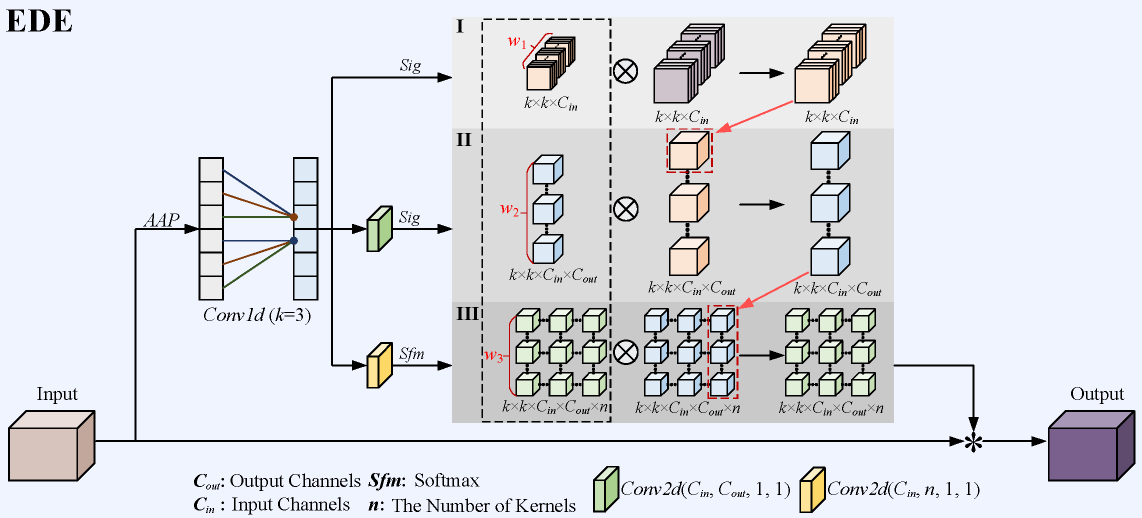
#> input picture EDE.png, 2284 x 1035 px (shown at 1/2 size); its folder holds only this picture in this run
$ python -i data_pre.py   (imports and definitions only)
#> lines starting #> are read from the running program, lines starting #| are printed output that depends on the picture
#> further down, picture is the input picture: PIL image 2284x1035 RGB; mean R, G, B 220.6, 222.5, 229.2
import os
import numpy as np
import shutil
import os
from PIL import Image
import random
from PIL import ImageEnhance

#several data augumentation strategies
# [27 lines left out: functions cv_random_left_right_flip, cv_random_top_bottom_flip, randomCrop, randomRotation, not called in this run]

def colorEnhance(image):
    bright_intensity=random.randint(5,15)/10.0
    image=ImageEnhance.Brightness(image).enhance(bright_intensity)
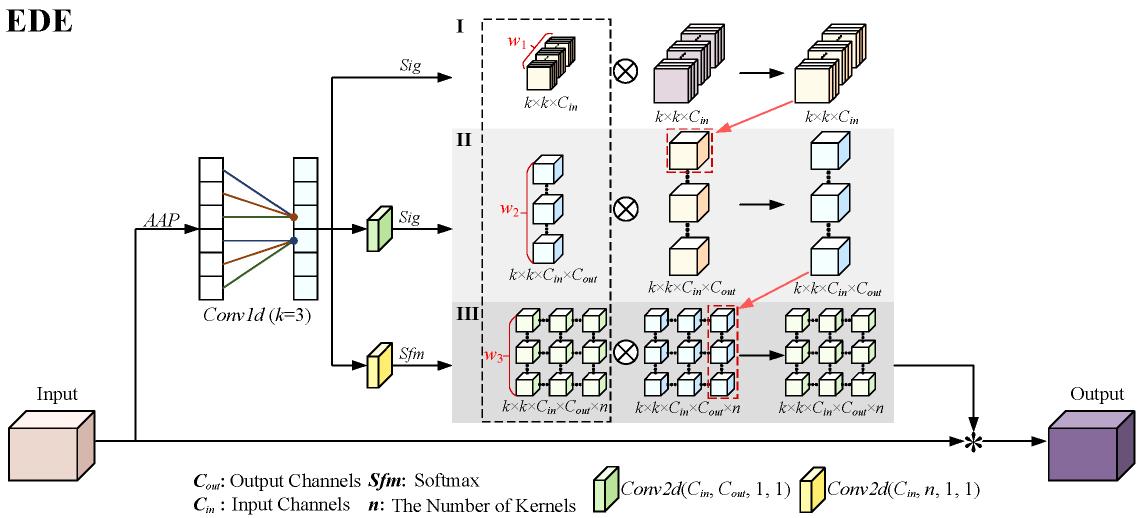
#> image: PIL image 2284x1035 RGB (shown at 1/2 size); mean R, G, B 236, 235.4, 235
    contrast_intensity=random.randint(5,15)/10.0
    image=ImageEnhance.Contrast(image).enhance(contrast_intensity)
    color_intensity=random.randint(0,20)/10.0
    image=ImageEnhance.Color(image).enhance(color_intensity)
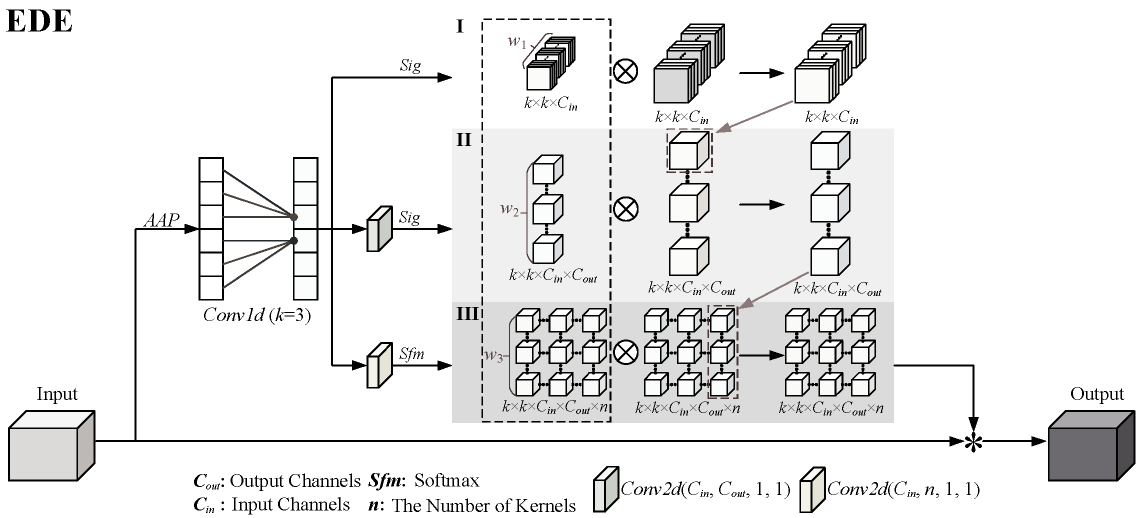
#> image: PIL image 2284x1035 RGB (shown at 1/2 size); mean R, G, B 235.3, 235.2, 235.2
    sharp_intensity=random.randint(0,30)/10.0
    image=ImageEnhance.Sharpness(image).enhance(sharp_intensity)
    return image

# [149 lines left out: functions randomGaussian, randomPeper, filter_files, rgb_loader, binary_loader, data_aug, not called in this run]

# [6 lines not run here, left out]

>>> from PIL import Image
>>> picture = Image.open('EDE.png')
>>> result = colorEnhance(picture)

$ run again, on LGA.png
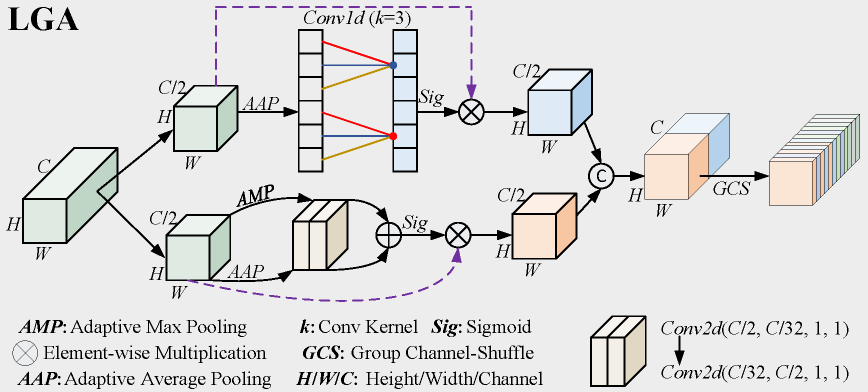
#> input picture LGA.png, 1736 x 784 px (shown at 1/2 size)
#> picture is the input picture: PIL image 1736x784 RGB; mean R, G, B 221.8, 221.5, 221
#> in colorEnhance, `image=ImageEnhance.Brightness(image).enhance(bright_intensity)`:
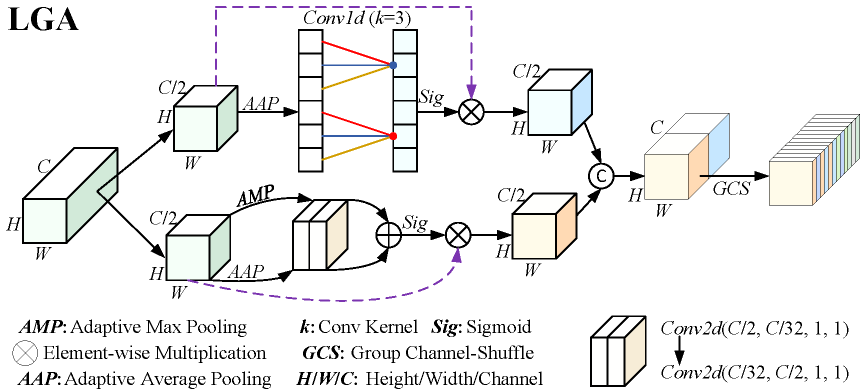
#> image: PIL image 1736x784 RGB (shown at 1/2 size); mean R, G, B 238.4, 238.4, 237.9

$ run again, on framework_overview.png
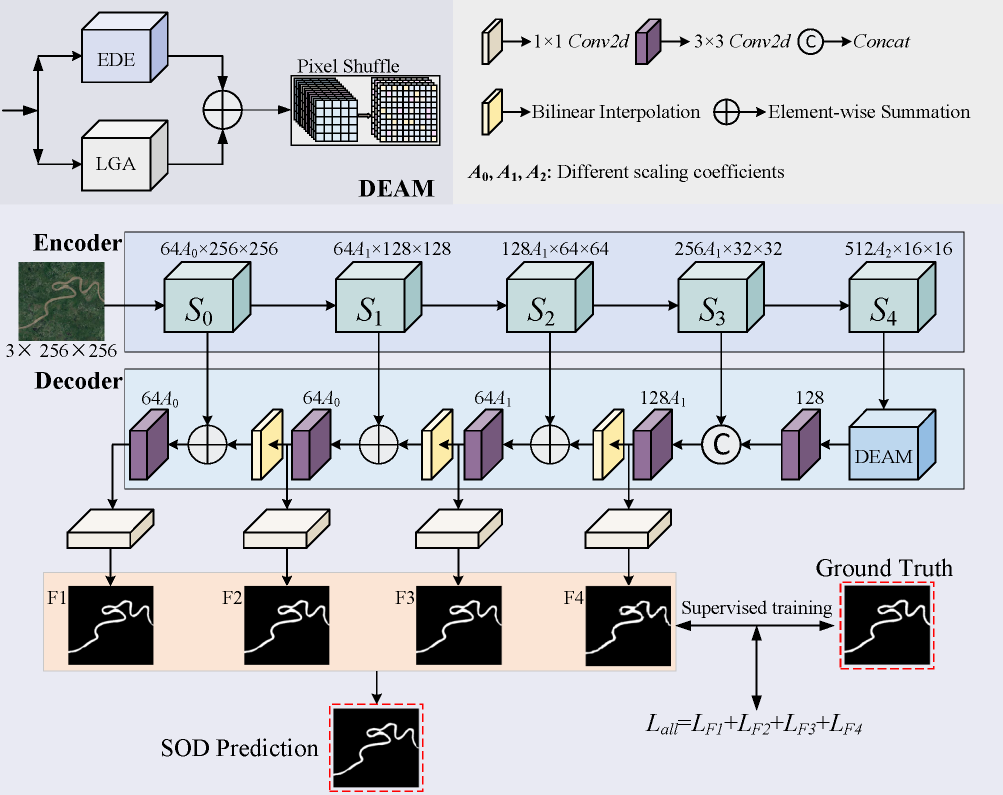
#> input picture framework_overview.png, 2005 x 1590 px (shown at 1/2 size)
#> picture is the input picture: PIL image 2005x1590 RGB; mean R, G, B 203.7, 205.4, 211.3
#> in colorEnhance, `image=ImageEnhance.Brightness(image).enhance(bright_intensity)`:
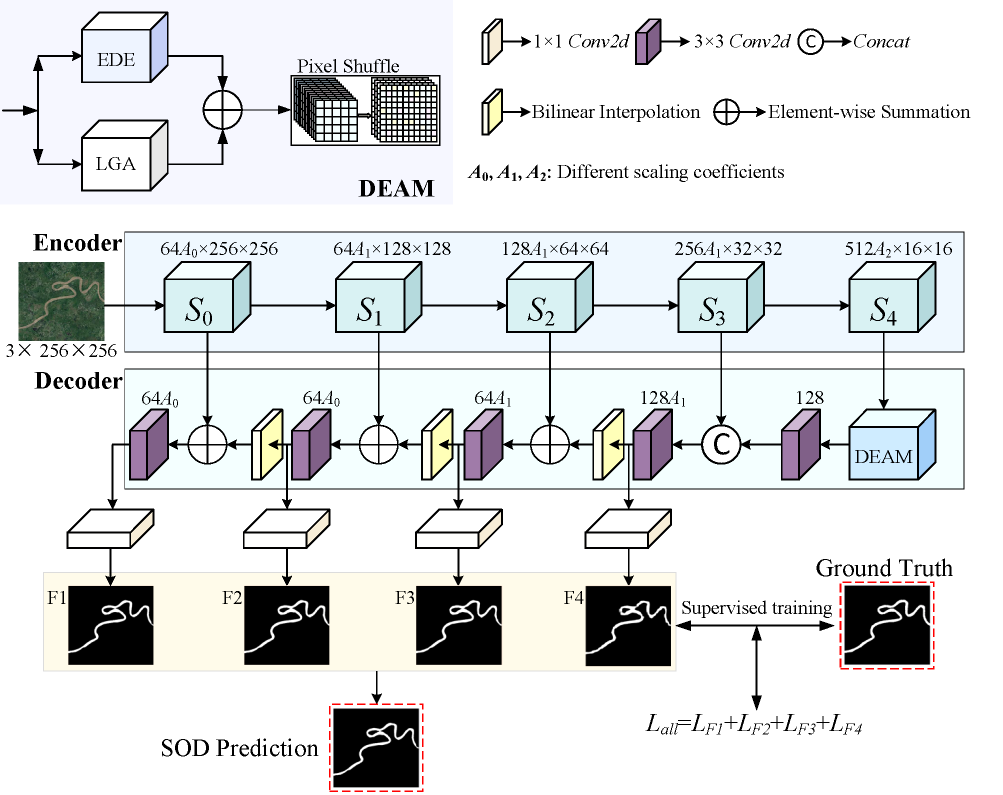
#> image: PIL image 2005x1590 RGB (shown at 1/2 size); mean R, G, B 221.4, 223.5, 224.3
#> in colorEnhance, `image=ImageEnhance.Color(image).enhance(color_intensity)`:
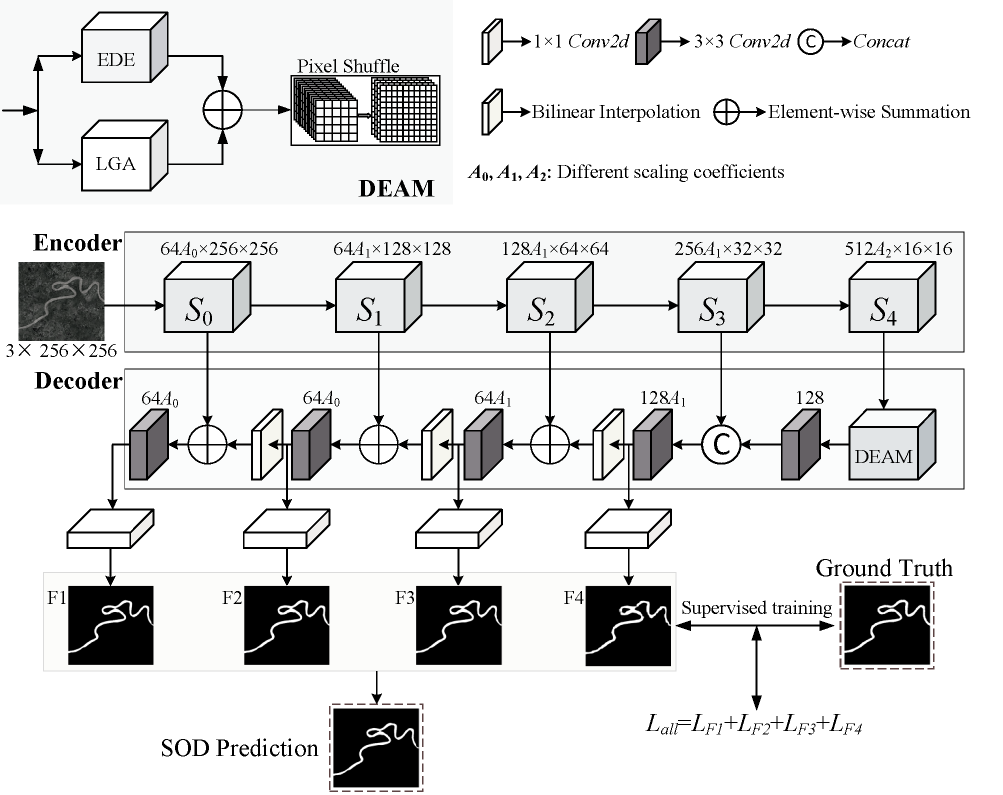
#> image: PIL image 2005x1590 RGB (shown at 1/2 size); mean R, G, B 222.7, 223, 223
